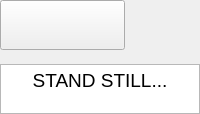
      <widget class="QWidget" name="page_5">
       <layout class="QGridLayout" name="gridLayout_15">
        <property name="leftMargin">
         <number>0</number>
        </property>
        <property name="topMargin">
         <number>0</number>
        </property>
        <property name="rightMargin">
         <number>0</number>
        </property>
        <property name="bottomMargin">
         <number>0</number>
        </property>
        <property name="spacing">
         <number>0</number>
        </property>
        <item row="2" column="0">
         <widget class="QFrame" name="p5_bottom_frame">
          <property name="sizePolicy">
           <sizepolicy hsizetype="Preferred" vsizetype="Fixed">
            <horstretch>0</horstretch>
            <verstretch>0</verstretch>
           </sizepolicy>
          </property>
          <property name="styleSheet">
           <string notr="true">border-image: url(:/Horus Main Page/empty.png);</string>
          </property>
          <property name="lineWidth">
           <number>0</number>
          </property>
          <layout class="QVBoxLayout" name="verticalLayout_61">
           <property name="spacing">
            <number>0</number>
           </property>
           <property name="leftMargin">
            <number>0</number>
           </property>
           <property name="topMargin">
            <number>0</number>
           </property>
           <property name="rightMargin">
            <number>0</number>
           </property>
           <property name="bottomMargin">
            <number>0</number>
           </property>
           <item alignment="Qt::AlignHCenter|Qt::AlignBottom">
            <widget class="QTextBrowser" name="stand_still_label">
             <property name="maximumSize">
              <size>
               <width>200</width>
               <height>50</height>
              </size>
             </property>
             <property name="styleSheet">
              <string notr="true">border-image: url(:/Horus Main Page/empty.png);</string>
             </property>
             <property name="html">
              <string>&lt;!DOCTYPE HTML PUBLIC &quot;-//W3C//DTD HTML 4.0//EN&quot; &quot;http://www.w3.org/TR/REC-html40/strict.dtd&quot;&gt;
&lt;html&gt;&lt;head&gt;&lt;meta name=&quot;qrichtext&quot; content=&quot;1&quot; /&gt;&lt;style type=&quot;text/css&quot;&gt;
p, li { white-space: pre-wrap; }
&lt;/style&gt;&lt;/head&gt;&lt;body style=&quot; font-family:'MS Shell Dlg 2'; font-size:7.8pt; font-weight:400; font-style:normal;&quot;&gt;
&lt;p align=&quot;center&quot; style=&quot; margin-top:0px; margin-bottom:0px; margin-left:0px; margin-right:0px; -qt-block-indent:0; text-indent:0px;&quot;&gt;&lt;span style=&quot; font-size:14pt;&quot;&gt;STAND STILL...&lt;/span&gt;&lt;/p&gt;&lt;/body&gt;&lt;/html&gt;</string>
             </property>
            </widget>
           </item>
          </layout>
         </widget>
        </item>
        <item row="0" column="0">
         <widget class="QFrame" name="p5_top_frame">
          <property name="sizePolicy">
           <sizepolicy hsizetype="Preferred" vsizetype="Fixed">
            <horstretch>0</horstretch>
            <verstretch>0</verstretch>
           </sizepolicy>
          </property>
          <property name="styleSheet">
           <string notr="true">border-image: url(:/Horus Main Page/empty.png);</string>
          </property>
          <property name="lineWidth">
           <number>0</number>
          </property>
          <layout class="QVBoxLayout" name="verticalLayout_59">
           <property name="spacing">
            <number>0</number>
           </property>
           <property name="leftMargin">
            <number>0</number>
           </property>
           <property name="topMargin">
            <number>0</number>
           </property>
           <property name="rightMargin">
            <number>0</number>
           </property>
           <property name="bottomMargin">
            <number>0</number>
           </property>
           <item alignment="Qt::AlignLeft|Qt::AlignTop">
            <widget class="QPushButton" name="back_button_4">
             <property name="minimumSize">
              <size>
               <width>125</width>
               <height>50</height>
              </size>
             </property>
             <property name="styleSheet">
              <string notr="true">border-image: url(:/Horus Main Page/backButton.png);</string>
             </property>
             <property name="text">
              <string/>
             </property>
            </widget>
           </item>
          </layout>
         </widget>
        </item>
        <item row="1" column="0">
         <widget class="QFrame" name="p5_middle_frame">
          <property name="styleSheet">
           <string notr="true">border-image: url(:/Horus Main Page/empty.png);</string>
          </property>
          <property name="lineWidth">
           <number>0</number>
          </property>
          <layout class="QVBoxLayout" name="screenlayout3">
           <property name="spacing">
            <number>0</number>
           </property>
           <property name="leftMargin">
            <number>0</number>
           </property>
           <property name="topMargin">
            <number>0</number>
           </property>
           <property name="rightMargin">
            <number>0</number>
           </property>
           <property name="bottomMargin">
            <number>0</number>
           </property>
           <item alignment="Qt::AlignHCenter|Qt::AlignVCenter">
            <widget class="QLabel" name="p5_screen_label">
             <property name="sizePolicy">
              <sizepolicy hsizetype="MinimumExpanding" vsizetype="MinimumExpanding">
               <horstretch>0</horstretch>
               <verstretch>0</verstretch>
              </sizepolicy>
             </property>
             <property name="text">
              <string/>
             </property>
             <property name="pixmap">
              <pixmap resource="ui_img/ui_img/startscreen.qrc">:/Horus Main Page/startscreen.jpg</pixmap>
             </property>
            </widget>
           </item>
          </layout>
         </widget>
        </item>
       </layout>
      </widget>
